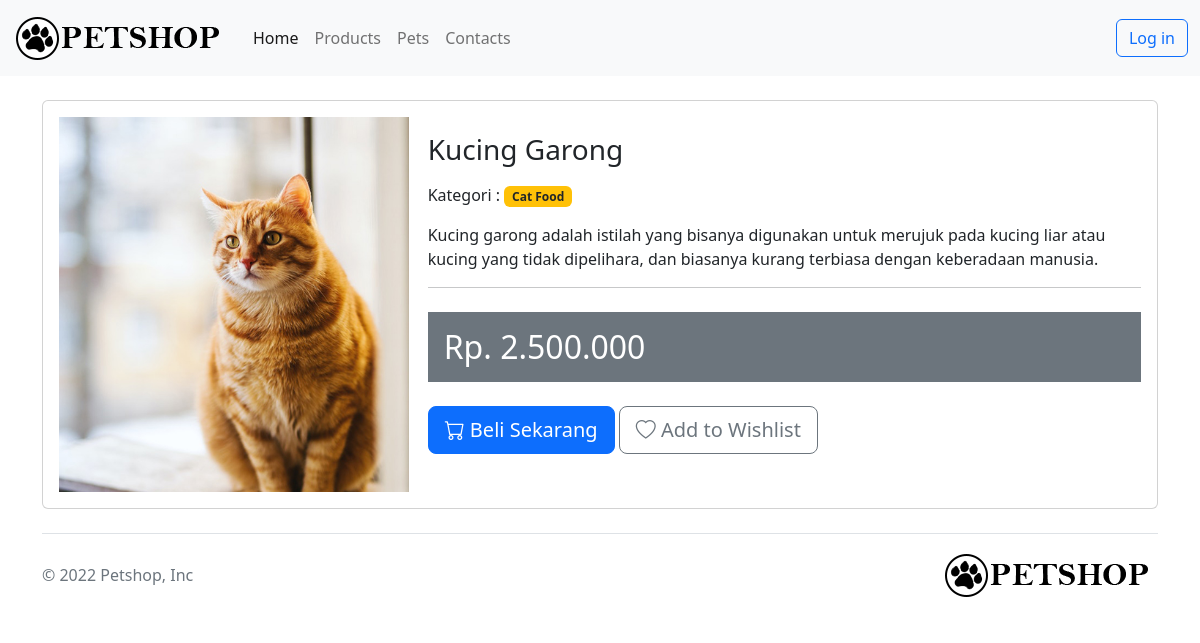
Screenshot of /pages/pet-detail.php?id=1 with the database file from the repository.
### tables this page shows
CREATE TABLE `pet` (
  `id` int(11) NOT NULL,
  `nama` varchar(255) DEFAULT NULL,
  `id_kategori` int(11) DEFAULT NULL,
  `harga` double DEFAULT NULL,
  `deskripsi` text DEFAULT '',
  `foto` text DEFAULT ''
);

CREATE TABLE `pet_category` (
  `id` int(11) NOT NULL,
  `nama` varchar(255) DEFAULT NULL
);

### config/functions.php (called while the page is built, shortened)
<?php
function dbConnect()
{
    $db = new mysqli("localhost", "root", "", "php_petshop");
    return $db;
}
    ?>
<?php
function getDetailPet($id)
{
    $db = dbConnect();
    if($db->connect_errno==0)
    {
        $sql = "SELECT * FROM pet WHERE id='$id'";
        $res = mysqli_query($db, $sql);
        if($res)
        {
            if($res->num_rows==1)
            {
                $data = $res->fetch_assoc();
                return $data;
            }
        }
    }
}
?>

### pages/pet-detail.php (the view, shortened to what this page needs)
<?php
include_once("../config/functions.php");
include_once("../config/layout.php");
if(isset($_GET["id"]))
{
    $db = dbConnect();
    $id = $_GET["id"];
    $data_pet = getDetailPet($id);
    $id_kat = $data_pet["id_kategori"];
    $sql_kat = "SELECT pet_category.nama as kategori
                FROM pet_category
                INNER JOIN pet
                ON pet.id_kategori = pet_category.id
                WHERE pet.id_kategori = '$id_kat'";
    $res_kat = mysqli_query($db, $sql_kat);
    if($res_kat)
    {
        $kat = $res_kat->fetch_assoc();
    }
}
?>
<div class="container mt-4">
<section class="content">
<div class="card card-solid">
  <div class="card-body">
    <div class="row">
      <div class="col-12 col-sm-4">
        <div class="col-12">
          <img src="../assets/images/<?php echo $data_pet["foto"] ?>" width="350" class="product-image" alt="Product Image">
        </div>
      </div>
      <div class="col-12 col-sm-8">
        <h3 class="my-3"><?php echo $data_pet["nama"] ?></h3>
        <p>
            Kategori : <span class="badge bg-warning text-dark"><?php echo $kat["kategori"] ?></span>
        </p>
        <p><?php echo $data_pet["deskripsi"] ?></p>
        <hr>
        <div class="bg-secondary text-white p-3 mt-4">
          <h2 class="mb-0">
            Rp. <?php echo number_format($data_pet["harga"],0,',','.') ?>
          </h2>
        </div>
        <div class="mt-4">
          <a href="pet-checkout.php?id-pet=<?php echo $data_pet["id"] ?>" class="btn btn-primary btn-lg btn-flat">
            <i class="bi bi-cart fa-lg mr-2"></i>
            Beli Sekarang
          </a>
          <div class="btn btn-outline-secondary btn-lg">
            <i class="bi bi-heart fa-lg mr-2"></i>
            Add to Wishlist
          </div>
        </div>
      </div>
    </div>
  </div>
</div>
</section>
</div>

### config/layout.php (style rules this page uses)
* { font-family: 'Segoe UI', Tahoma, Geneva, Verdana, sans-serif; }

### rows the page displays
pet: foto (picture), nama "Kucing Garong", deskripsi "Kucing garong adalah istilah yang bisanya digunakan untuk merujuk pada kucing liar atau kucing yang tidak dipelihara, dan biasanya kurang terbiasa dengan keberadaan manusia.", harga "2.500.000"
pet_category: nama "Cat Food"
